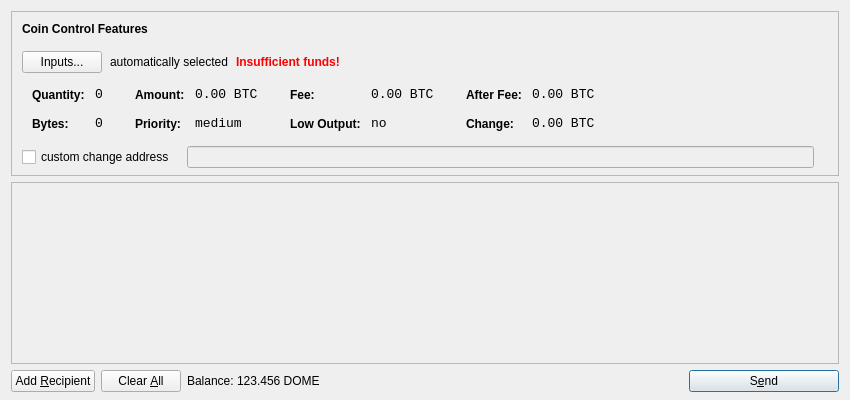
<?xml version="1.0" encoding="UTF-8"?>
<ui version="4.0">
 <class>SendCoinsDialog</class>
 <widget class="QDialog" name="SendCoinsDialog">
  <property name="geometry">
   <rect>
    <x>0</x>
    <y>0</y>
    <width>850</width>
    <height>400</height>
   </rect>
  </property>
  <property name="windowTitle">
   <string>Send Coins</string>
  </property>
  <layout class="QVBoxLayout" name="verticalLayout" stretch="0,1,0">
   <property name="bottomMargin">
    <number>8</number>
   </property>
   <item>
    <widget class="QFrame" name="frameCoinControl">
     <property name="sizePolicy">
      <sizepolicy hsizetype="Expanding" vsizetype="Expanding">
       <horstretch>0</horstretch>
       <verstretch>0</verstretch>
      </sizepolicy>
     </property>
     <property name="maximumSize">
      <size>
       <width>16777215</width>
       <height>16777215</height>
      </size>
     </property>
     <property name="frameShape">
      <enum>QFrame::StyledPanel</enum>
     </property>
     <property name="frameShadow">
      <enum>QFrame::Sunken</enum>
     </property>
     <layout class="QVBoxLayout" name="verticalLayoutCoinControl2">
      <property name="spacing">
       <number>-1</number>
      </property>
      <property name="leftMargin">
       <number>0</number>
      </property>
      <property name="topMargin">
       <number>0</number>
      </property>
      <property name="rightMargin">
       <number>0</number>
      </property>
      <property name="bottomMargin">
       <number>6</number>
      </property>
      <item>
       <layout class="QVBoxLayout" name="verticalLayoutCoinControl" stretch="0,0,0,0,1">
        <property name="spacing">
         <number>0</number>
        </property>
        <property name="leftMargin">
         <number>10</number>
        </property>
        <property name="topMargin">
         <number>10</number>
        </property>
        <item>
         <layout class="QHBoxLayout" name="horizontalLayoutCoinControl1">
          <property name="bottomMargin">
           <number>15</number>
          </property>
          <item>
           <widget class="QLabel" name="labelCoinControlFeatures">
            <property name="sizePolicy">
             <sizepolicy hsizetype="Preferred" vsizetype="Maximum">
              <horstretch>0</horstretch>
              <verstretch>0</verstretch>
             </sizepolicy>
            </property>
            <property name="font">
             <font>
              <weight>75</weight>
              <bold>true</bold>
             </font>
            </property>
            <property name="styleSheet">
             <string notr="true">font-weight:bold;</string>
            </property>
            <property name="text">
             <string>Coin Control Features</string>
            </property>
           </widget>
          </item>
         </layout>
        </item>
        <item>
         <layout class="QHBoxLayout" name="horizontalLayoutCoinControl2" stretch="0,0,0,0">
          <property name="spacing">
           <number>8</number>
          </property>
          <property name="bottomMargin">
           <number>10</number>
          </property>
          <item>
           <widget class="QPushButton" name="pushButtonCoinControl">
            <property name="styleSheet">
             <string notr="true"/>
            </property>
            <property name="text">
             <string>Inputs...</string>
            </property>
           </widget>
          </item>
          <item>
           <widget class="QLabel" name="labelCoinControlAutomaticallySelected">
            <property name="text">
             <string>automatically selected</string>
            </property>
            <property name="margin">
             <number>5</number>
            </property>
           </widget>
          </item>
          <item>
           <widget class="QLabel" name="labelCoinControlInsuffFunds">
            <property name="font">
             <font>
              <weight>75</weight>
              <bold>true</bold>
             </font>
            </property>
            <property name="styleSheet">
             <string notr="true">color:red;font-weight:bold;</string>
            </property>
            <property name="text">
             <string>Insufficient funds!</string>
            </property>
            <property name="margin">
             <number>5</number>
            </property>
           </widget>
          </item>
          <item>
           <spacer name="horizontalSpacerCoinControl">
            <property name="orientation">
             <enum>Qt::Horizontal</enum>
            </property>
            <property name="sizeHint" stdset="0">
             <size>
              <width>40</width>
              <height>1</height>
             </size>
            </property>
           </spacer>
          </item>
         </layout>
        </item>
        <item>
         <widget class="QWidget" name="widgetCoinControl" native="true">
          <property name="sizePolicy">
           <sizepolicy hsizetype="Preferred" vsizetype="Preferred">
            <horstretch>0</horstretch>
            <verstretch>0</verstretch>
           </sizepolicy>
          </property>
          <property name="minimumSize">
           <size>
            <width>0</width>
            <height>0</height>
           </size>
          </property>
          <property name="styleSheet">
           <string notr="true"/>
          </property>
          <layout class="QHBoxLayout" name="horizontalLayoutCoinControl5">
           <property name="margin">
            <number>0</number>
           </property>
           <item>
            <layout class="QHBoxLayout" name="horizontalLayoutCoinControl3" stretch="0,0,0,1">
             <property name="spacing">
              <number>20</number>
             </property>
             <property name="topMargin">
              <number>0</number>
             </property>
             <property name="bottomMargin">
              <number>10</number>
             </property>
             <item>
              <layout class="QFormLayout" name="formLayoutCoinControl1">
               <property name="horizontalSpacing">
                <number>10</number>
               </property>
               <property name="verticalSpacing">
                <number>14</number>
               </property>
               <property name="leftMargin">
                <number>10</number>
               </property>
               <property name="topMargin">
                <number>4</number>
               </property>
               <property name="rightMargin">
                <number>6</number>
               </property>
               <item row="0" column="0">
                <widget class="QLabel" name="labelCoinControlQuantityText">
                 <property name="styleSheet">
                  <string notr="true">font-weight:bold;</string>
                 </property>
                 <property name="text">
                  <string>Quantity:</string>
                 </property>
                 <property name="margin">
                  <number>0</number>
                 </property>
                </widget>
               </item>
               <item row="0" column="1">
                <widget class="QLabel" name="labelCoinControlQuantity">
                 <property name="font">
                  <font>
                   <family>Monospace</family>
                   <pointsize>10</pointsize>
                  </font>
                 </property>
                 <property name="cursor">
                  <cursorShape>IBeamCursor</cursorShape>
                 </property>
                 <property name="contextMenuPolicy">
                  <enum>Qt::ActionsContextMenu</enum>
                 </property>
                 <property name="text">
                  <string notr="true">0</string>
                 </property>
                 <property name="margin">
                  <number>0</number>
                 </property>
                 <property name="textInteractionFlags">
                  <set>Qt::LinksAccessibleByMouse|Qt::TextSelectableByKeyboard|Qt::TextSelectableByMouse</set>
                 </property>
                </widget>
               </item>
               <item row="1" column="0">
                <widget class="QLabel" name="labelCoinControlBytesText">
                 <property name="styleSheet">
                  <string notr="true">font-weight:bold;</string>
                 </property>
                 <property name="text">
                  <string>Bytes:</string>
                 </property>
                </widget>
               </item>
               <item row="1" column="1">
                <widget class="QLabel" name="labelCoinControlBytes">
                 <property name="font">
                  <font>
                   <family>Monospace</family>
                   <pointsize>10</pointsize>
                  </font>
                 </property>
                 <property name="cursor">
                  <cursorShape>IBeamCursor</cursorShape>
                 </property>
                 <property name="contextMenuPolicy">
                  <enum>Qt::ActionsContextMenu</enum>
                 </property>
                 <property name="text">
                  <string notr="true">0</string>
                 </property>
                 <property name="textInteractionFlags">
                  <set>Qt::LinksAccessibleByMouse|Qt::TextSelectableByKeyboard|Qt::TextSelectableByMouse</set>
                 </property>
                </widget>
               </item>
              </layout>
             </item>
             <item>
              <layout class="QFormLayout" name="formLayoutCoinControl2">
               <property name="horizontalSpacing">
                <number>10</number>
               </property>
               <property name="verticalSpacing">
                <number>14</number>
               </property>
               <property name="leftMargin">
                <number>6</number>
               </property>
               <property name="topMargin">
                <number>4</number>
               </property>
               <property name="rightMargin">
                <number>6</number>
               </property>
               <item row="0" column="0">
                <widget class="QLabel" name="labelCoinControlAmountText">
                 <property name="styleSheet">
                  <string notr="true">font-weight:bold;</string>
                 </property>
                 <property name="text">
                  <string>Amount:</string>
                 </property>
                 <property name="margin">
                  <number>0</number>
                 </property>
                </widget>
               </item>
               <item row="0" column="1">
                <widget class="QLabel" name="labelCoinControlAmount">
                 <property name="font">
                  <font>
                   <family>Monospace</family>
                   <pointsize>10</pointsize>
                  </font>
                 </property>
                 <property name="cursor">
                  <cursorShape>IBeamCursor</cursorShape>
                 </property>
                 <property name="contextMenuPolicy">
                  <enum>Qt::ActionsContextMenu</enum>
                 </property>
                 <property name="text">
                  <string notr="true">0.00 BTC</string>
                 </property>
                 <property name="textInteractionFlags">
                  <set>Qt::LinksAccessibleByMouse|Qt::TextSelectableByKeyboard|Qt::TextSelectableByMouse</set>
                 </property>
                </widget>
               </item>
               <item row="1" column="0">
                <widget class="QLabel" name="labelCoinControlPriorityText">
                 <property name="styleSheet">
                  <string notr="true">font-weight:bold;</string>
                 </property>
                 <property name="text">
                  <string>Priority:</string>
                 </property>
                </widget>
               </item>
               <item row="1" column="1">
                <widget class="QLabel" name="labelCoinControlPriority">
                 <property name="font">
                  <font>
                   <family>Monospace</family>
                   <pointsize>10</pointsize>
                  </font>
                 </property>
                 <property name="cursor">
                  <cursorShape>IBeamCursor</cursorShape>
                 </property>
                 <property name="contextMenuPolicy">
                  <enum>Qt::ActionsContextMenu</enum>
                 </property>
                 <property name="text">
                  <string>medium</string>
                 </property>
                 <property name="textInteractionFlags">
                  <set>Qt::LinksAccessibleByMouse|Qt::TextSelectableByKeyboard|Qt::TextSelectableByMouse</set>
                 </property>
                </widget>
               </item>
              </layout>
             </item>
             <item>
              <layout class="QFormLayout" name="formLayoutCoinControl3">
               <property name="horizontalSpacing">
                <number>10</number>
               </property>
               <property name="verticalSpacing">
                <number>14</number>
               </property>
               <property name="leftMargin">
                <number>6</number>
               </property>
               <property name="topMargin">
                <number>4</number>
               </property>
               <property name="rightMargin">
                <number>6</number>
               </property>
               <item row="0" column="0">
                <widget class="QLabel" name="labelCoinControlFeeText">
                 <property name="styleSheet">
                  <string notr="true">font-weight:bold;</string>
                 </property>
                 <property name="text">
                  <string>Fee:</string>
                 </property>
                 <property name="margin">
                  <number>0</number>
                 </property>
                </widget>
               </item>
               <item row="0" column="1">
                <widget class="QLabel" name="labelCoinControlFee">
                 <property name="font">
                  <font>
                   <family>Monospace</family>
                   <pointsize>10</pointsize>
                  </font>
                 </property>
                 <property name="cursor">
                  <cursorShape>IBeamCursor</cursorShape>
                 </property>
                 <property name="contextMenuPolicy">
                  <enum>Qt::ActionsContextMenu</enum>
                 </property>
                 <property name="text">
                  <string notr="true">0.00 BTC</string>
                 </property>
                 <property name="textInteractionFlags">
                  <set>Qt::LinksAccessibleByMouse|Qt::TextSelectableByKeyboard|Qt::TextSelectableByMouse</set>
                 </property>
                </widget>
               </item>
               <item row="1" column="0">
                <widget class="QLabel" name="labelCoinControlLowOutputText">
                 <property name="styleSheet">
                  <string notr="true">font-weight:bold;</string>
                 </property>
                 <property name="text">
                  <string>Low Output:</string>
                 </property>
                </widget>
               </item>
               <item row="1" column="1">
                <widget class="QLabel" name="labelCoinControlLowOutput">
                 <property name="font">
                  <font>
                   <family>Monospace</family>
                   <pointsize>10</pointsize>
                  </font>
                 </property>
                 <property name="cursor">
                  <cursorShape>IBeamCursor</cursorShape>
                 </property>
                 <property name="contextMenuPolicy">
                  <enum>Qt::ActionsContextMenu</enum>
                 </property>
                 <property name="text">
                  <string>no</string>
                 </property>
                 <property name="textInteractionFlags">
                  <set>Qt::LinksAccessibleByMouse|Qt::TextSelectableByKeyboard|Qt::TextSelectableByMouse</set>
                 </property>
                </widget>
               </item>
              </layout>
             </item>
             <item>
              <layout class="QFormLayout" name="formLayoutCoinControl4">
               <property name="horizontalSpacing">
                <number>10</number>
               </property>
               <property name="verticalSpacing">
                <number>14</number>
               </property>
               <property name="leftMargin">
                <number>6</number>
               </property>
               <property name="topMargin">
                <number>4</number>
               </property>
               <property name="rightMargin">
                <number>6</number>
               </property>
               <item row="0" column="0">
                <widget class="QLabel" name="labelCoinControlAfterFeeText">
                 <property name="styleSheet">
                  <string notr="true">font-weight:bold;</string>
                 </property>
                 <property name="text">
                  <string>After Fee:</string>
                 </property>
                 <property name="margin">
                  <number>0</number>
                 </property>
                </widget>
               </item>
               <item row="0" column="1">
                <widget class="QLabel" name="labelCoinControlAfterFee">
                 <property name="font">
                  <font>
                   <family>Monospace</family>
                   <pointsize>10</pointsize>
                  </font>
                 </property>
                 <property name="cursor">
                  <cursorShape>IBeamCursor</cursorShape>
                 </property>
                 <property name="contextMenuPolicy">
                  <enum>Qt::ActionsContextMenu</enum>
                 </property>
                 <property name="text">
                  <string notr="true">0.00 BTC</string>
                 </property>
                 <property name="textInteractionFlags">
                  <set>Qt::LinksAccessibleByMouse|Qt::TextSelectableByKeyboard|Qt::TextSelectableByMouse</set>
                 </property>
                </widget>
               </item>
               <item row="1" column="0">
                <widget class="QLabel" name="labelCoinControlChangeText">
                 <property name="styleSheet">
                  <string notr="true">font-weight:bold;</string>
                 </property>
                 <property name="text">
                  <string>Change:</string>
                 </property>
                </widget>
               </item>
               <item row="1" column="1">
                <widget class="QLabel" name="labelCoinControlChange">
                 <property name="font">
                  <font>
                   <family>Monospace</family>
                   <pointsize>10</pointsize>
                  </font>
                 </property>
                 <property name="cursor">
                  <cursorShape>IBeamCursor</cursorShape>
                 </property>
                 <property name="contextMenuPolicy">
                  <enum>Qt::ActionsContextMenu</enum>
                 </property>
                 <property name="text">
                  <string notr="true">0.00 BTC</string>
                 </property>
                 <property name="textInteractionFlags">
                  <set>Qt::LinksAccessibleByMouse|Qt::TextSelectableByKeyboard|Qt::TextSelectableByMouse</set>
                 </property>
                </widget>
               </item>
              </layout>
             </item>
            </layout>
           </item>
          </layout>
         </widget>
        </item>
        <item>
         <layout class="QHBoxLayout" name="horizontalLayoutCoinControl4" stretch="0,0,0">
          <property name="spacing">
           <number>12</number>
          </property>
          <property name="sizeConstraint">
           <enum>QLayout::SetDefaultConstraint</enum>
          </property>
          <property name="topMargin">
           <number>5</number>
          </property>
          <property name="rightMargin">
           <number>5</number>
          </property>
          <item>
           <widget class="QCheckBox" name="checkBoxCoinControlChange">
            <property name="text">
             <string>custom change address</string>
            </property>
           </widget>
          </item>
          <item>
           <widget class="QLineEdit" name="lineEditCoinControlChange">
            <property name="enabled">
             <bool>false</bool>
            </property>
            <property name="sizePolicy">
             <sizepolicy hsizetype="Expanding" vsizetype="Fixed">
              <horstretch>0</horstretch>
              <verstretch>0</verstretch>
             </sizepolicy>
            </property>
           </widget>
          </item>
          <item>
           <widget class="QLabel" name="labelCoinControlChangeLabel">
            <property name="sizePolicy">
             <sizepolicy hsizetype="Preferred" vsizetype="Expanding">
              <horstretch>0</horstretch>
              <verstretch>0</verstretch>
             </sizepolicy>
            </property>
            <property name="minimumSize">
             <size>
              <width>0</width>
              <height>0</height>
             </size>
            </property>
            <property name="text">
             <string/>
            </property>
            <property name="margin">
             <number>3</number>
            </property>
           </widget>
          </item>
         </layout>
        </item>
        <item>
         <spacer name="verticalSpacerCoinControl">
          <property name="orientation">
           <enum>Qt::Vertical</enum>
          </property>
          <property name="sizeHint" stdset="0">
           <size>
            <width>800</width>
            <height>1</height>
           </size>
          </property>
         </spacer>
        </item>
       </layout>
      </item>
     </layout>
    </widget>
   </item>
   <item>
    <widget class="QScrollArea" name="scrollArea">
     <property name="widgetResizable">
      <bool>true</bool>
     </property>
     <widget class="QWidget" name="scrollAreaWidgetContents">
      <property name="geometry">
       <rect>
        <x>0</x>
        <y>0</y>
        <width>830</width>
        <height>165</height>
       </rect>
      </property>
      <layout class="QVBoxLayout" name="verticalLayout_2">
       <property name="margin">
        <number>0</number>
       </property>
       <item>
        <layout class="QVBoxLayout" name="entries">
         <property name="spacing">
          <number>6</number>
         </property>
        </layout>
       </item>
       <item>
        <spacer name="verticalSpacer">
         <property name="orientation">
          <enum>Qt::Vertical</enum>
         </property>
         <property name="sizeHint" stdset="0">
          <size>
           <width>20</width>
           <height>40</height>
          </size>
         </property>
        </spacer>
       </item>
      </layout>
     </widget>
    </widget>
   </item>
   <item>
    <layout class="QHBoxLayout" name="horizontalLayout">
     <item>
      <widget class="QPushButton" name="addButton">
       <property name="toolTip">
        <string>Send to multiple recipients at once</string>
       </property>
       <property name="text">
        <string>Add &amp;Recipient</string>
       </property>
       <property name="icon">
        <iconset resource="../bitcoin.qrc">
         <normaloff>:/icons/add</normaloff>:/icons/add</iconset>
       </property>
       <property name="autoDefault">
        <bool>false</bool>
       </property>
      </widget>
     </item>
     <item>
      <widget class="QPushButton" name="clearButton">
       <property name="sizePolicy">
        <sizepolicy hsizetype="Minimum" vsizetype="Fixed">
         <horstretch>0</horstretch>
         <verstretch>0</verstretch>
        </sizepolicy>
       </property>
       <property name="toolTip">
        <string>Remove all transaction fields</string>
       </property>
       <property name="text">
        <string>Clear &amp;All</string>
       </property>
       <property name="icon">
        <iconset resource="../bitcoin.qrc">
         <normaloff>:/icons/remove</normaloff>:/icons/remove</iconset>
       </property>
       <property name="autoRepeatDelay">
        <number>300</number>
       </property>
       <property name="autoDefault">
        <bool>false</bool>
       </property>
      </widget>
     </item>
     <item>
      <layout class="QHBoxLayout" name="horizontalLayout_2">
       <property name="spacing">
        <number>3</number>
       </property>
       <item>
        <widget class="QLabel" name="label">
         <property name="text">
          <string>Balance:</string>
         </property>
        </widget>
       </item>
       <item>
        <widget class="QLabel" name="labelBalance">
         <property name="cursor">
          <cursorShape>IBeamCursor</cursorShape>
         </property>
         <property name="text">
          <string>123.456 DOME</string>
         </property>
         <property name="textInteractionFlags">
          <set>Qt::LinksAccessibleByMouse|Qt::TextSelectableByKeyboard|Qt::TextSelectableByMouse</set>
         </property>
        </widget>
       </item>
      </layout>
     </item>
     <item>
      <spacer name="horizontalSpacer">
       <property name="orientation">
        <enum>Qt::Horizontal</enum>
       </property>
       <property name="sizeHint" stdset="0">
        <size>
         <width>40</width>
         <height>20</height>
        </size>
       </property>
      </spacer>
     </item>
     <item>
      <widget class="QPushButton" name="sendButton">
       <property name="minimumSize">
        <size>
         <width>150</width>
         <height>0</height>
        </size>
       </property>
       <property name="toolTip">
        <string>Confirm the send action</string>
       </property>
       <property name="text">
        <string>S&amp;end</string>
       </property>
       <property name="icon">
        <iconset resource="../bitcoin.qrc">
         <normaloff>:/icons/send</normaloff>:/icons/send</iconset>
       </property>
       <property name="default">
        <bool>true</bool>
       </property>
      </widget>
     </item>
    </layout>
   </item>
  </layout>
 </widget>
 <resources>
  <include location="../bitcoin.qrc"/>
 </resources>
 <connections/>
</ui>
